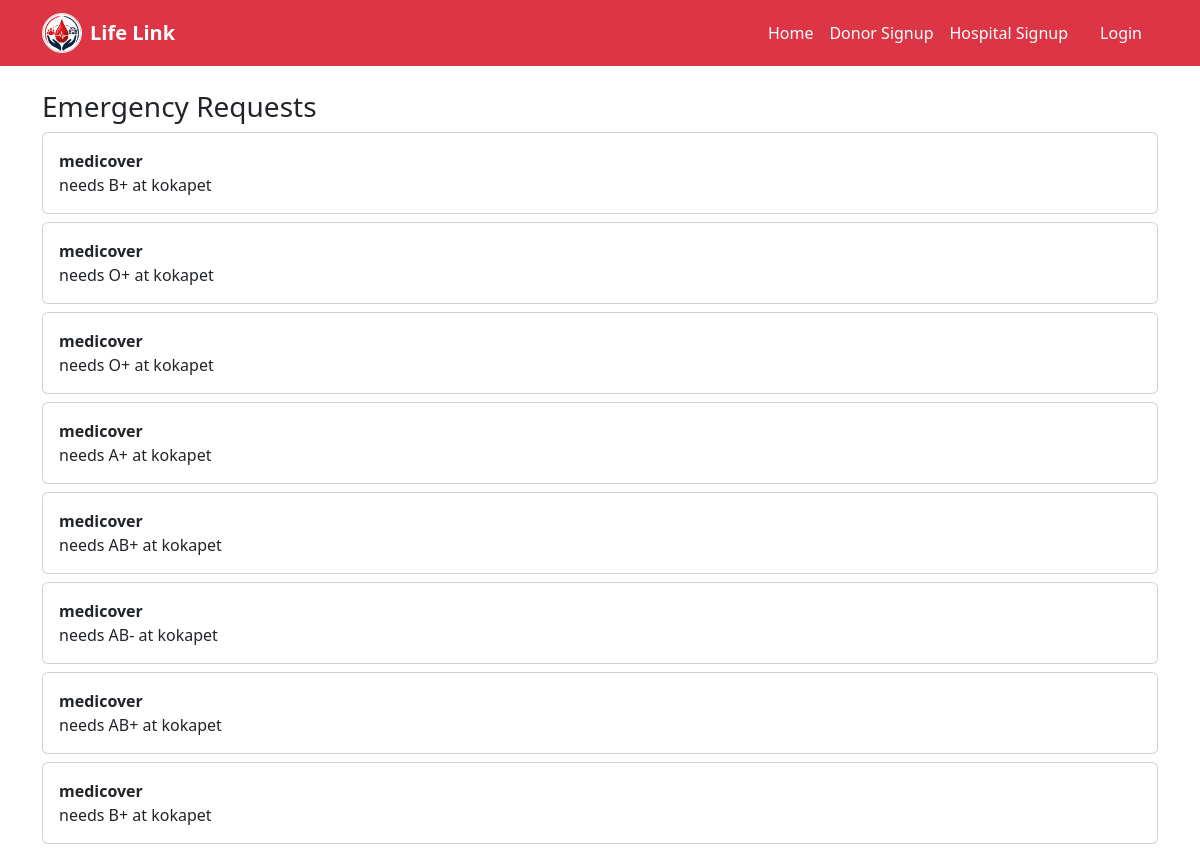
The page /view-requests/ on the database its author committed.
### core/models.py (models this page shows, shortened)
class BloodRequest(models.Model):
    STATUS_CHOICES = [
        ('pending', 'Pending'),
        ('fulfilled', 'Fulfilled'),
    ]
    hospital = models.ForeignKey(Hospital, on_delete=models.CASCADE)
    blood_group = models.CharField(max_length=5)
    location = models.CharField(max_length=100)
    status = models.CharField(
        max_length=20,
        choices=STATUS_CHOICES,
        default='pending'
    )
    created_at = models.DateTimeField(auto_now_add=True)
    fulfilled_by = models.ForeignKey(
        Donor,
        on_delete=models.SET_NULL,
        null=True,
        blank=True
    )

class Hospital(models.Model):
    user = models.OneToOneField(User, on_delete=models.CASCADE)
    name = models.CharField(max_length=100)
    location = models.CharField(max_length=100)
    phone = models.CharField(max_length=15, blank=True, null=True)

### core/views.py (the view)
# urls.py: path('view-requests/', views.view_requests, name='view_requests'),
def view_requests(request):
    requests = BloodRequest.objects.all().order_by('-id')
    return render(request, 'view_requests.html', {'requests': requests})

### core/context_processors.py (called while the page is built)
def user_role(request):
    if request.user.is_authenticated:
        return {
            'is_donor': Donor.objects.filter(user=request.user).exists(),
            'is_hospital': Hospital.objects.filter(user=request.user).exists()
        }
    return {}

### core/templates/view_requests.html
{% extends 'base.html' %}
{% block content %}
<h3>Emergency Requests</h3>
{% for r in requests %}
<div class="card p-3 mb-2">
    <b>{{ r.hospital.name }}</b> needs {{ r.blood_group }} at {{ r.location }}
</div>
{% endfor %}
{% endblock %}

### core/templates/base.html (shortened to what this page needs)
{% load static %}
<!DOCTYPE html>
<html>
<head>
    <link href="https://cdn.jsdelivr.net/npm/bootstrap@5.3.0/dist/css/bootstrap.min.css" rel="stylesheet">
</head>
<body>
<nav class="navbar navbar-expand-lg navbar-dark bg-danger">
    <div class="container">
       <a class="navbar-brand d-flex align-items-center" href="{% url 'home' %}">
    <img src="{% static 'images/logo.png' %}"
         alt="Logo"
         width="40" height="40"
         class="me-2 rounded-circle border border-light">
    <span class="fw-bold text-white">Life Link</span>
</a>
        <div class="collapse navbar-collapse" id="navbarNav">
            <ul class="navbar-nav ms-auto">
                <li class="nav-item">
                    <a class="nav-link text-white" href="{% url 'home' %}"> Home</a>
                </li>
                {% if user.is_authenticated %}
                    {% if is_donor %}
                        <li class="nav-item">
                            <a class="nav-link text-white" href="/view-requests/"> Requests</a>
                        </li>
                    {% endif %}
                    {% if is_hospital %}
                        <li class="nav-item">
                            <a class="nav-link text-white" href="/search/">🔍 Find Donors</a>
                        </li>
                    {% endif %}
                    <li class="nav-item">
                        <a class="nav-link text-white" href="/dashboard/"> Dashboard</a>
                    </li>
                    <li class="nav-item">
                        <span class="nav-link text-white">
                            👤 {{ user.username }}
                        </span>
                    </li>
                    <li class="nav-item">
                        <a class="nav-link btn btn-dark text-white px-3 ms-2" href="/logout/">
                            Logout
                        </a>
                    </li>
                {% else %}
                    <li class="nav-item">
                        <a class="nav-link text-white" href="/register/"> Donor Signup</a>
                    </li>
                    <li class="nav-item">
                        <a class="nav-link text-white" href="/register-hospital/"> Hospital Signup</a>
                    </li>
                    <li class="nav-item">
                        <a class="nav-link btn btn-dark text-white px-3 ms-2" href="/login/">
                             Login
                        </a>
                    </li>
                {% endif %}
            </ul>
        </div>
    </div>
</nav>
<div class="container mt-4">
    {% block content %}
    {% endblock %}
</div>
</body>
</html>

### core/templates/base.html (style rules this page uses)
.card { border-radius: 15px; transition: 0.3s; }

### rows shown on the page
BloodRequest: hospital.name "medicover", blood_group "B+", location "kokapet"
BloodRequest: hospital.name "medicover", blood_group "O+", location "kokapet"
BloodRequest: hospital.name "medicover", blood_group "O+", location "kokapet"
BloodRequest: hospital.name "medicover", blood_group "A+", location "kokapet"
BloodRequest: hospital.name "medicover", blood_group "AB+", location "kokapet"
BloodRequest: hospital.name "medicover", blood_group "AB-", location "kokapet"
BloodRequest: hospital.name "medicover", blood_group "AB+", location "kokapet"
BloodRequest: hospital.name "medicover", blood_group "B+", location "kokapet"
